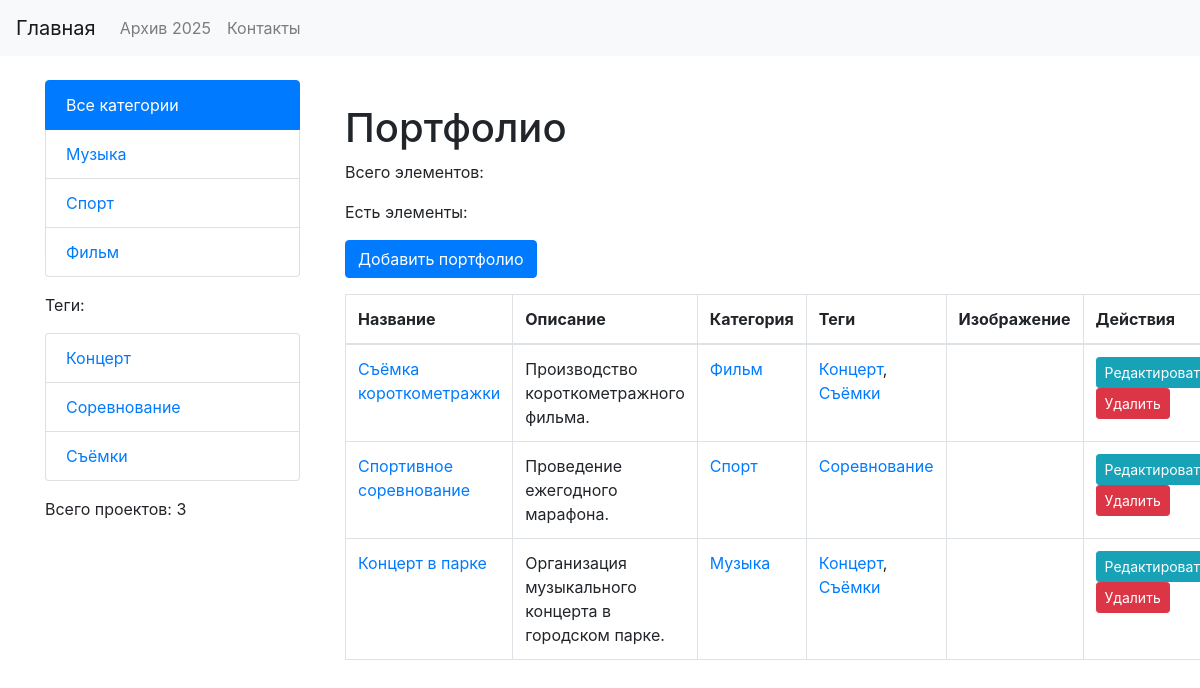
The page / on the database its author committed.
### portfolio/models.py (models this page shows, shortened)
class Category(models.Model):
    name = models.CharField("Название категории", max_length=100, db_index=True)
    slug = models.SlugField("Слаг", max_length=255, unique=True, db_index=True)
    class Meta:
        verbose_name = 'Категория'
        verbose_name_plural = 'Категории'

class Tag(models.Model):
    name = models.CharField("Название тега", max_length=100, db_index=True)
    slug = models.SlugField("Слаг", max_length=255, unique=True, db_index=True)
    class Meta:
        verbose_name = 'Тег'
        verbose_name_plural = 'Теги'

class PortfolioItem(models.Model):
    title = models.CharField("Название", max_length=255)
    description = models.TextField("Описание")
    image = models.ImageField("Изображение", upload_to='portfolio_images/', blank=True, null=True)
    created_at = models.DateTimeField("Дата создания", auto_now_add=True)
    updated_at = models.DateTimeField("Дата обновления", auto_now=True)
    slug = models.SlugField(max_length=255, unique=True, blank=True, null=True)
    is_published = models.BooleanField("Опубликовано", default=True)
    category = models.ForeignKey(
        Category,
        on_delete=models.PROTECT,
        related_name='portfolio_items',
        verbose_name="Категория",
        null=True,  # Временно, чтобы избежать ошибок
    )
    tags = models.ManyToManyField(
        Tag,
        blank=True,
        related_name='portfolio_items',
        verbose_name="Теги"
    )
    client = models.OneToOneField(
        Client,
        on_delete=models.SET_NULL,
        null=True,
        blank=True,
        related_name='portfolio_item',
        verbose_name="Клиент"
    )
    class Meta:
        verbose_name = 'Элемент портфолио'
        verbose_name_plural = 'Элементы портфолио'
    objects = models.Manager()
    published = PublishedManager()

### portfolio/views.py (the view)
# urls.py: path('', views.portfolio_list, name='portfolio_list'),
def portfolio_list(request):
    items = PortfolioItem.published.all().order_by('-created_at')
    return render(request, 'portfolio/index.html', {'items': items})

### portfolio/converters.py (called while the page is built)
    def to_url(self, value):
        return f"{value:04d}"

### portfolio/models.py (called while the page is built)
    def get_queryset(self):
        return super().get_queryset().filter(is_published=True)

### portfolio/templatetags/portfolio_tags.py (called while the page is built)
@register.simple_tag
def portfolio_count():
    return PortfolioItem.objects.count()

@register.inclusion_tag('portfolio/partial_categories.html')
def show_categories(selected_cat_slug=None):
    categories = Category.objects.annotate(total=Count('portfolio_items')).filter(total__gt=0)
    return {'categories': categories, 'selected_cat_slug': selected_cat_slug}

@register.inclusion_tag('portfolio/partial_tags.html')
def show_tags():
    tags = Tag.objects.annotate(total=Count('portfolio_items')).filter(total__gt=0)
    return {'tags': tags}

### templates/portfolio/index.html (shortened to what this page needs)
{% extends 'portfolio/base.html' %}
{% block content %}
<div class="container mt-4">
    <h1>Портфолио</h1>
    <p>Всего элементов: {{ item_count }}</p>
    <p>Есть элементы: {{ has_items }}</p>
    <button type="button" class="btn btn-primary mb-3" id="create-portfolio" data-url="{% url 'portfolio:portfolio_create' %}">
        Добавить портфолио
    </button>
    <div id="portfolio-list">
        {% include 'portfolio/partial_portfolio_list.html' %}
    </div>
</div>
{% endblock %}

### templates/portfolio/partial_categories.html
{% if categories %}
<ul class="list-group mb-3">
  {% if not selected_cat_slug %}
    <li class="list-group-item active">Все категории</li>
  {% else %}
    <li class="list-group-item"><a href="{% url 'portfolio:portfolio_list' %}">Все категории</a></li>
  {% endif %}
  {% for cat in categories %}
    <li class="list-group-item {% if cat.slug == selected_cat_slug %}active{% endif %}">
      <a href="{% url 'portfolio:category_detail' cat.slug %}">{{ cat.name }}</a>
    </li>
  {% endfor %}
</ul>
{% endif %}

### templates/portfolio/partial_tags.html
{% if tags %}
<p>Теги:</p>
<ul class="list-group mb-3">
  {% for tag in tags %}
    <li class="list-group-item">
      <a href="{% url 'portfolio:tag_detail' tag.slug %}">{{ tag.name }}</a>
    </li>
  {% endfor %}
</ul>
{% endif %}

### templates/portfolio/partial_portfolio_list.html (shortened to what this page needs)
{% load portfolio_tags %}
<table class="table table-bordered">
    <thead>
        <tr>
            <th>Название</th>
            <th>Описание</th>
            <th>Категория</th>
            <th>Теги</th>
            <th>Изображение</th>
            <th>Действия</th>
        </tr>
    </thead>
    <tbody>
    {% for item in items %}
        <tr>
            <td>
                {% if item.slug %}
                    <a href="{% url 'portfolio:portfolio_detail' item.slug %}">
                        {{ item.title }}
                    </a>
                {% else %}
                    {{ item.title }} (нет слага)
                {% endif %}
            </td>
            <td>{{ item.description|truncatewords:6 }}</td>
            <td><a href="{% url 'portfolio:category_detail' item.category.slug %}">{{ item.category.name }}</a></td>
            <td>
                {% for tag in item.tags.all %}
                    <a href="{% url 'portfolio:tag_detail' tag.slug %}">{{ tag.name }}</a>{% if not forloop.last %}, {% endif %}
                {% empty %}
                    Нет тегов
                {% endfor %}
            </td>
            <td>
            </td>
            <td>
                <button type="button" class="btn btn-sm btn-info js-update-portfolio" data-url="{% url 'portfolio:portfolio_update' item.pk %}">Редактировать</button>
                <button type="button" class="btn btn-sm btn-danger js-delete-portfolio" data-url="{% url 'portfolio:portfolio_delete' item.pk %}">Удалить</button>
            </td>
        </tr>
    {% endfor %}
    </tbody>
</table>

### rows shown on the page
Category: name "Музыка"
Category: name "Спорт"
Category: name "Фильм"
Tag: name "Концерт"
Tag: name "Соревнование"
Tag: name "Съёмки"
PortfolioItem: title "Съёмка короткометражки", description "Производство короткометражного фильма.", category.name "Фильм"
PortfolioItem: title "Спортивное соревнование", description "Проведение ежегодного марафона.", category.name "Спорт"
PortfolioItem: title "Концерт в парке", description "Организация музыкального концерта в городском парке.", category.name "Музыка"
